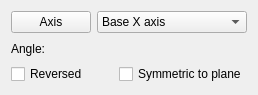
<?xml version="1.0" encoding="UTF-8"?>
<ui version="4.0">
 <class>PartDesignGui::TaskRevolutionParameters</class>
 <widget class="QWidget" name="PartDesignGui::TaskRevolutionParameters">
  <property name="geometry">
   <rect>
    <x>0</x>
    <y>0</y>
    <width>256</width>
    <height>95</height>
   </rect>
  </property>
  <property name="windowTitle">
   <string>Form</string>
  </property>
  <layout class="QVBoxLayout" name="verticalLayout">
   <item>
    <layout class="QHBoxLayout" name="horizontalLayout">
     <item>
      <widget class="QPushButton" name="buttonAxis">
       <property name="maximumSize">
        <size>
         <width>150</width>
         <height>16777215</height>
        </size>
       </property>
       <property name="text">
        <string>Axis</string>
       </property>
       <property name="checkable">
        <bool>true</bool>
       </property>
      </widget>
     </item>
     <item>
      <widget class="QComboBox" name="axis">
       <property name="sizePolicy">
        <sizepolicy hsizetype="Minimum" vsizetype="Fixed">
         <horstretch>0</horstretch>
         <verstretch>0</verstretch>
        </sizepolicy>
       </property>
       <property name="minimumSize">
        <size>
         <width>150</width>
         <height>0</height>
        </size>
       </property>
       <item>
        <property name="text">
         <string>Base X axis</string>
        </property>
       </item>
       <item>
        <property name="text">
         <string>Base Y axis</string>
        </property>
       </item>
       <item>
        <property name="text">
         <string>Base Z axis</string>
        </property>
       </item>
       <item>
        <property name="text">
         <string>Horizontal sketch axis</string>
        </property>
       </item>
       <item>
        <property name="text">
         <string>Vertical sketch axis</string>
        </property>
       </item>
       <item>
        <property name="text">
         <string>Select reference...</string>
        </property>
       </item>
      </widget>
     </item>
    </layout>
   </item>
   <item>
    <layout class="QHBoxLayout" name="horizontalLayout_3">
     <item>
      <widget class="QLabel" name="label">
       <property name="text">
        <string>Angle:</string>
       </property>
      </widget>
     </item>
     <item>
      <widget class="Gui::QuantitySpinBox" name="revolveAngle" native="true">
       <property name="keyboardTracking" stdset="0">
        <bool>false</bool>
       </property>
       <property name="unit" stdset="0">
        <string notr="true">deg</string>
       </property>
       <property name="minimum" stdset="0">
        <double>0.000000000000000</double>
       </property>
       <property name="maximum" stdset="0">
        <double>360.000000000000000</double>
       </property>
       <property name="singleStep" stdset="0">
        <double>10.000000000000000</double>
       </property>
       <property name="value" stdset="0">
        <double>360.000000000000000</double>
       </property>
      </widget>
     </item>
    </layout>
   </item>
   <item>
    <layout class="QHBoxLayout" name="horizontalLayout_2">
     <item>
      <widget class="QCheckBox" name="checkBoxReversed">
       <property name="text">
        <string>Reversed</string>
       </property>
      </widget>
     </item>
     <item>
      <widget class="QCheckBox" name="checkBoxMidplane">
       <property name="enabled">
        <bool>true</bool>
       </property>
       <property name="text">
        <string>Symmetric to plane</string>
       </property>
      </widget>
     </item>
    </layout>
   </item>
  </layout>
 </widget>
 <customwidgets>
  <customwidget>
   <class>Gui::QuantitySpinBox</class>
   <extends>QWidget</extends>
   <header>Gui/QuantitySpinBox.h</header>
  </customwidget>
 </customwidgets>
 <resources/>
 <connections/>
</ui>
